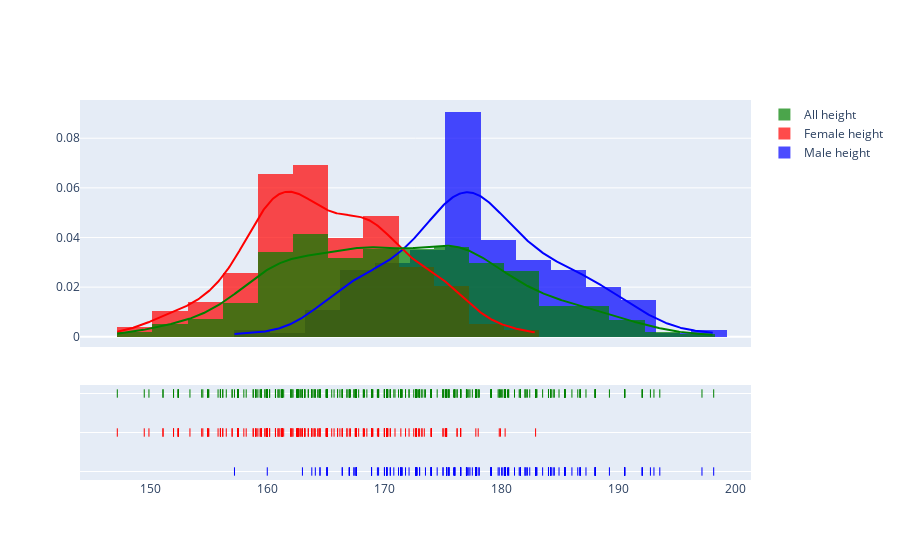

The code cell stored with this chart in its notebook:
### Code cell
# Check for normal distribution using histogram + kde + rug

fig = ff.create_distplot(hist_data=[df[(df['sex'] == 1)].hgt,
                                    df[(df['sex'] == 0)].hgt,
                                    df.hgt],
                         group_labels=['Male height', 'Female height', 'All height'],
                         colors=['blue', 'red', 'green'],
                         bin_size=3, 
                        show_rug=True)
fig.show()
# While histogram is not really close to nornal distribution, kde is really close to normal

### Figure 1 — Plotly figure (JSON) as saved in the notebook; plotly's stock layout.template omitted (floating-point values rounded to 4 significant figures; data arrays with more than 128 entries replaced by an {"elided": "..."} marker saying what was removed)
{"data": [{"autobinx": false, "histnorm": "probability density", "legendgroup": "Male height", "marker": {"color": "blue"}, "name": "Male height", "opacity": 0.7, "type": "histogram", "x": {"elided": "247 float values"}, "xaxis": "x", "xbins": {"end": 198.1, "size": 3, "start": 157.2}, "yaxis": "y"}, {"autobinx": false, "histnorm": "probability density", "legendgroup": "Female height", "marker": {"color": "red"}, "name": "Female height", "opacity": 0.7, "type": "histogram", "x": {"elided": "260 float values"}, "xaxis": "x", "xbins": {"end": 182.9, "size": 3, "start": 147.2}, "yaxis": "y"}, {"autobinx": false, "histnorm": "probability density", "legendgroup": "All height", "marker": {"color": "green"}, "name": "All height", "opacity": 0.7, "type": "histogram", "x": {"elided": "507 float values"}, "xaxis": "x", "xbins": {"end": 198.1, "size": 3, "start": 147.2}, "yaxis": "y"}, {"legendgroup": "Male height", "marker": {"color": "blue"}, "mode": "lines", "name": "Male height", "showlegend": false, "type": "scatter", "x": {"elided": "500 float values"}, "xaxis": "x", "y": {"elided": "500 float values"}, "yaxis": "y"}, {"legendgroup": "Female height", "marker": {"color": "red"}, "mode": "lines", "name": "Female height", "showlegend": false, "type": "scatter", "x": {"elided": "500 float values"}, "xaxis": "x", "y": {"elided": "500 float values"}, "yaxis": "y"}, {"legendgroup": "All height", "marker": {"color": "green"}, "mode": "lines", "name": "All height", "showlegend": false, "type": "scatter", "x": {"elided": "500 float values"}, "xaxis": "x", "y": {"elided": "500 float values"}, "yaxis": "y"}, {"legendgroup": "Male height", "marker": {"color": "blue", "symbol": "line-ns-open"}, "mode": "markers", "name": "Male height", "showlegend": false, "type": "scatter", "x": {"elided": "247 float values"}, "xaxis": "x", "y": {"elided": "247 str values"}, "yaxis": "y2"}, {"legendgroup": "Female height", "marker": {"color": "red", "symbol": "line-ns-open"}, "mode": "markers", "name": "Female height", "showlegend": false, "type": "scatter", "x": {"elided": "260 float values"}, "xaxis": "x", "y": {"elided": "260 str values"}, "yaxis": "y2"}, {"legendgroup": "All height", "marker": {"color": "green", "symbol": "line-ns-open"}, "mode": "markers", "name": "All height", "showlegend": false, "type": "scatter", "x": {"elided": "507 float values"}, "xaxis": "x", "y": {"elided": "507 str values"}, "yaxis": "y2"}], "layout": {"barmode": "overlay", "hovermode": "closest", "legend": {"traceorder": "reversed"}, "xaxis": {"anchor": "y2", "domain": [0, 1], "zeroline": false}, "yaxis": {"anchor": "free", "domain": [0.35, 1], "position": 0}, "yaxis2": {"anchor": "x", "domain": [0, 0.25], "dtick": 1, "showticklabels": false}}}
